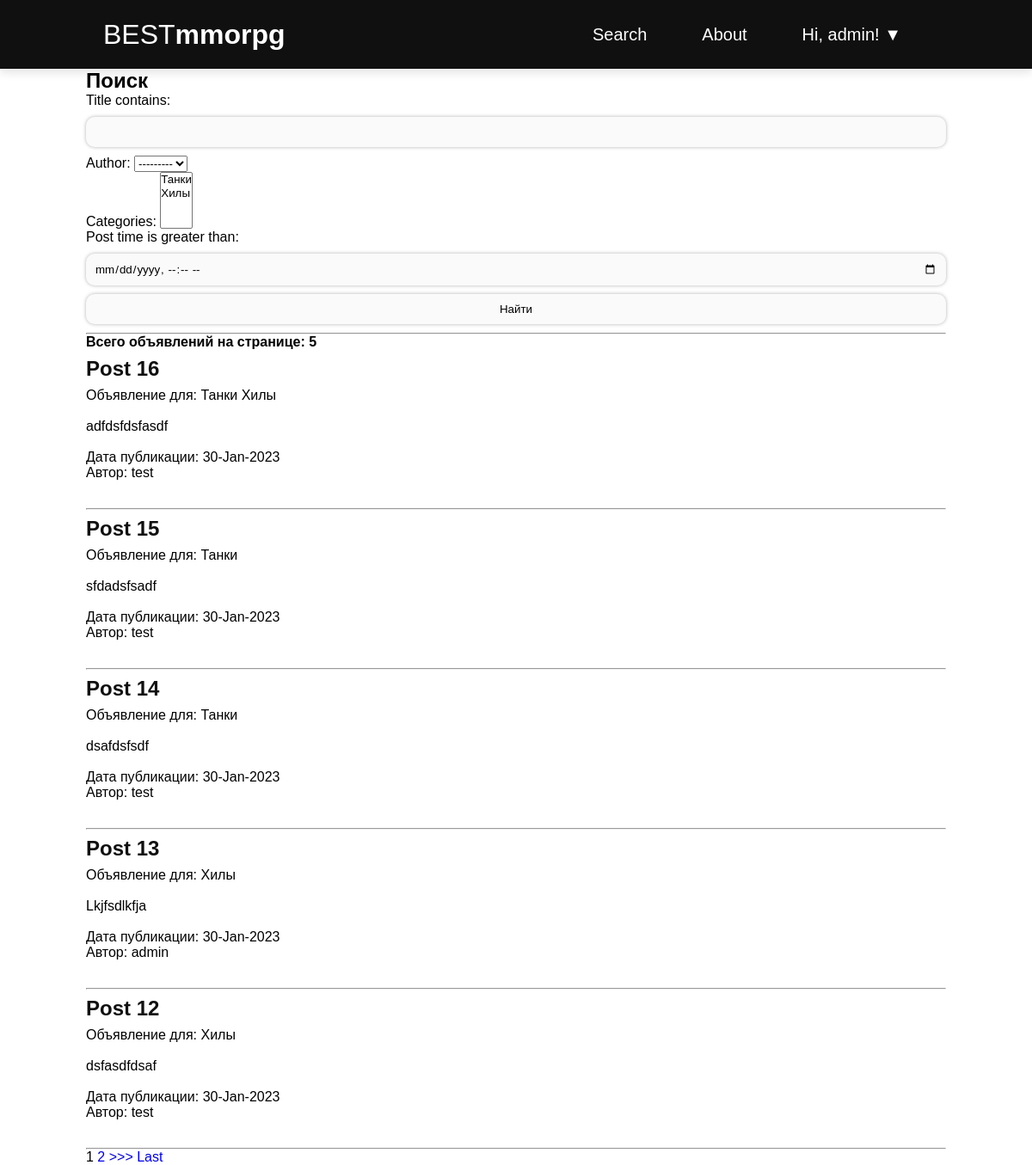
The app's page /search/ (signed in) with its own data.
### posts/models.py (models this page shows, shortened)
class Post(models.Model):
    author = models.ForeignKey(Author, on_delete=models.CASCADE)
    title = models.CharField(max_length=255)
    body = models.TextField()
    post_time = models.DateTimeField(auto_now_add=True)
    category = models.ManyToManyField(Category)

class Category(models.Model):
    name = models.CharField(max_length=255, unique=True)
    def __str__(self):
        return self.name

class Author(models.Model):
    user = models.OneToOneField(User, on_delete=models.CASCADE)
    def __str__(self):
        author_id = str(self.user.username)
        return author_id

### posts/views.py (the view)
# urls.py: path('search/', PostSearchList.as_view(), name='search'),
class PostSearchList(LoginRequiredMixin, ListView):
    model = Post
    ordering = '-post_time'
    context_object_name = 'posts'
    template_name = 'posts/search.html'
    paginate_by = 5
    def get_queryset(self):
        queryset = super().get_queryset()
        self.filterset = PostFilter(self.request.GET, queryset)
        return self.filterset.qs
    def get_context_data(self, **kwargs):
        context = super().get_context_data(**kwargs)
        context['filterset'] = self.filterset
        return context

### posts/templatetags/custom_filters.py (called while the page is built)
@register.filter
def hide_forbidden(value):
    words = value.split()
    result = []
    forbidden_words = ['fuck', 'fucked', 'fucking', 'nigger', 'niggers', 'whore', 'whores', 'slut', 'sluts',
                       'bitch', 'freak', 'douchebag', 'faggot', 'homo', 'prick', 'dick', 'cunt', 'pussy']
    for word in words:
        if word in forbidden_words:
            result.append(word[0] + "*"*(len(word)-2) + word[-1])
        else:
            result.append(word)
    return " ".join(result)

### posts/templatetags/custom_tags.py (called while the page is built)
@register.simple_tag(takes_context=True)
def url_replace(context, **kwargs):
    d = context['request'].GET.copy()
    for k, v in kwargs.items():
        d[k] = v
    return d.urlencode()        # кодируем параметры в формат, который может быть указан в строке браузера

### templates/posts/search.html (shortened to what this page needs)
{% extends 'base.html' %}
{% load custom_filters %}
{% load custom_tags %}
{% block content %}
    <h2>Поиск</h2>
    <form action="" method="get">
         {{filterset.form.as_p}}
        <input type="submit" value="Найти"/>
    </form>
    <hr>
    <h4>Всего объявлений на странице: {{ posts|length }} </h4>
    {% if posts %}
        {% for post in posts %}
        <div class="post-entry">
            <h2><a href="{% url 'post_detail' post.pk %}">{{ post.title | hide_forbidden}}</a></h2>
            <p>Объявление для: {% for category in post.category.all %} {{ category }} {% endfor %}</p>
            <br>
            <p class="text">{{ post.body | safe | truncatechars:50}}</p>
            <br>
            <p>Дата публикации: {{ post.post_time | date:'d-M-Y'}}</p>
            <p>Автор: {{ post.author }}</p>
        </div>
        <hr>
        {% endfor %}
        {% if is_paginated %}
            {% for num in page_obj.paginator.page_range %}
                {% if page_obj.number == num %}
                    <a>{{ num }}</a>
                {% elif num > page_obj.number|add:'-2' and num < page_obj.number|add:'2' %}
                    <a href="?{% url_replace page=num %}">{{ num }}</a>
                {% endif %}
            {% endfor %}
            {% if page_obj.has_next %}
                <a href="?{% url_replace page=page_obj.next_page_number  %}">>>></a>
                <a href="?{% url_replace page=page_obj.paginator.num_pages %}">Last</a>
            {% endif %}
        {% endif %}
    {% else %}
        <h3>Объявлений нет</h3>
    {% endif %}
{% endblock content %}

### templates/base.html (shortened to what this page needs)
<!DOCTYPE html>
<html lang="en">
<head>
    {% load static %}
    <link href="{% static 'css/style.css' %}" rel="stylesheet">
</head>
<body>
    <header>
        <a class='logo' href="{% url 'home' %}" title="Home page"><h1>BEST<span>mmorpg</span></h1></a>
        <nav>
            <ul class="navigation">
                <li class="nav_page">
                    <a class="item" href="/search/" title="search">Search</a>
                </li>
                <li class="nav_page">
                    <a class="item" href="/about/" title="about app">About</a>
                </li>
                {% if user.is_authenticated %}
                <li class="nav_page">
                    <a class="item" href="#"> Hi, {{ user.username }}! ▼</a>
                </li>
                {% endif %}
            </ul>
        </nav>
    </header>
    <main>
        {% block content %}
        {% endblock content %}
    </main>
</body>
</html>

### static/css/style.css (style rules this page uses)
*, *:before, *:after { margin: 0; padding: 0; box-sizing: border-box; font-family: 'Source Sans Pro', sans-serif; text-decoration: none; }
header { box-shadow: 0 5px 10px rgba(0, 0, 0, .1); width: 100%; height: 80px; padding: 0 10%; background-color: #101010; display: flex; justify-content: space-between; align-items: center; z-index: 1000; }
.logo h1 { color: white; font-size: 32px; font-weight: 200; transition: 1s; }
.logo h1 span { font-weight: 800; }
nav { height: 100%; line-height: 100%; }
.navigation { list-style: none; }
.nav_page { position: relative; float: left; }
.item { font-size: 20px; padding: 32px; color: white; display: block; transition: .5s; }
main { width: 1000px; height: 100%; display: block; margin: 0 auto; }
.post-entry { margin-bottom: 2rem; }
.post-entry h2 { margin: 0.5rem 0; }
.post-entry h2 a, .post-entry h2 a:visited { color:#101010; }
.post-entry p { margin: 0; font-weight: 400; }
.text { font-size: 32px; }
input { display:block; width:100%; margin:10px 0; padding:10px; background-color: #fafafa; border:0; border-radius:10px; box-shadow:0 0 4px rgba(0,0,0,0.3); transition: .5s box-shadow; }

### records on screen
Post: title|hide_forbidden "Post 16", body "adfdsfdsfasdf", post_time "30-Jan-2023", author "test"
Category: name "Танки"
Category: name "Хилы"
Post: title|hide_forbidden "Post 15", body "sfdadsfsadf", post_time "30-Jan-2023", author "test"
Post: title|hide_forbidden "Post 14", body "dsafdsfsdf", post_time "30-Jan-2023", author "test"
Post: title|hide_forbidden "Post 13", body "Lkjfsdlkfja", post_time "30-Jan-2023", author "admin"
Post: title|hide_forbidden "Post 12", body "dsfasdfdsaf", post_time "30-Jan-2023", author "test"

### other values on screen
{{ user.username }} "admin"
{{ posts|length }} "5"
{{ num }} "1"
{{ num }} "2"
